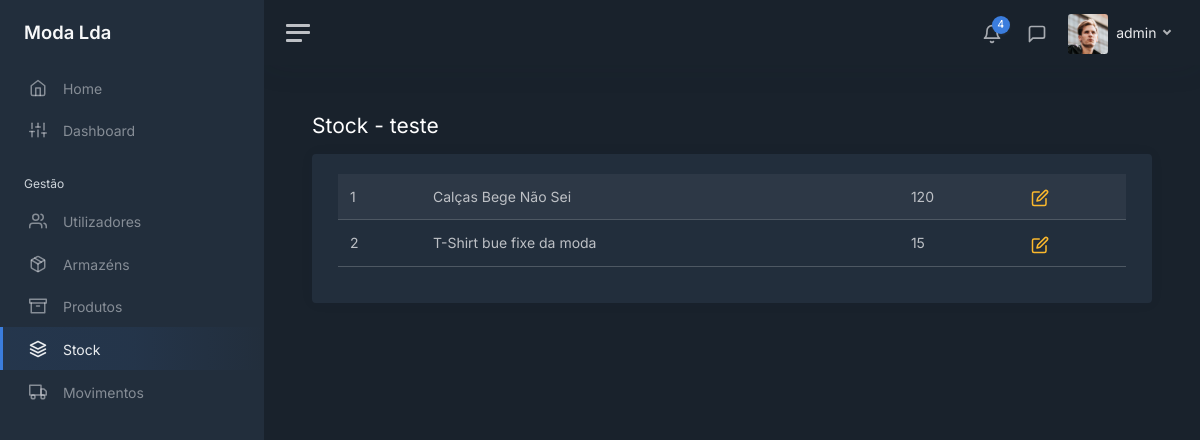
Screenshot of /stock/1/products (signed in) with the database file from the repository.
### modules/login/models.py (models this page shows, shortened)
class User(UserMixin, db.Model):
    __tablename__ = 'users'
    __table_args__ = {'extend_existing': True}
    id = db.Column(db.Integer, primary_key=True)
    username = db.Column(db.String(), unique=True)
    password = db.Column(db.String())
    role = db.Column(db.String())
    last_login = db.Column(db.DateTime, server_default=db.func.now())

### modules/main/models.py (models this page shows, shortened)
class Warehouse(db.Model):
    __tablename__ = 'warehouses'
    __table_args__ = {'extend_existing': True}
    id = db.Column(db.Integer, primary_key=True)
    name = db.Column(db.String(), unique=True)
    address = db.Column(db.String())
    phone = db.Column(db.String())

class Product_Warehouse(db.Model):
    __tablename__ = 'products_warehouses'
    __table_args__ = {'extend_existing': True}
    product_id = db.Column(db.Integer, ForeignKey(Product.id), primary_key=True)
    warehouse_id = db.Column(db.Integer, ForeignKey(Warehouse.id), primary_key=True)
    quantity = db.Column(db.Integer)
    product = relationship('Product', foreign_keys='Product_Warehouse.product_id')
    warehouse = relationship('Warehouse', foreign_keys='Product_Warehouse.warehouse_id')

class Product(db.Model):
    __tablename__ = 'products'
    __table_args__ = {'extend_existing': True}
    id = db.Column(db.Integer, primary_key=True)
    name = db.Column(db.String(), unique=True)
    category = db.Column(db.String())
    color = db.Column(db.String())
    brand = db.Column(db.String())
    min_stock = db.Column(db.Integer())
    max_stock = db.Column(db.Integer())
    last_buy_price = db.Column(db.Float())
    avg_buy_price = db.Column(db.Float())
    sell_price = db.Column(db.Float())
    desc = db.Column(db.String())

### modules/main/views.py (the view)
@bp.route('/stock/<int:id>/products')
@login_required
def view_stock_warehouses(id):
    warehouse = Warehouse.query.filter_by(id=id).first_or_404()
    query = text('''
         SELECT
            products.id as id,
            products.name AS name,
            products_warehouses.quantity AS quantity
        FROM
            products
        LEFT JOIN
            products_warehouses ON products_warehouses.product_id = products.id AND products_warehouses.warehouse_id = :warehouse_id
        LEFT JOIN
            warehouses ON warehouses.id = products_warehouses.warehouse_id
    ''')
    result = db.session.execute(query, {'warehouse_id': id})
    return render_template('stock/stock_table.html', user=current_user, tab="stock", warehouse=warehouse,
                           products=result)

### modules/login/models.py (called while the page is built)
@login_manager.user_loader
def load_user(user_id):
    return User.query.get(int(user_id))

### modules/main/templates/stock/stock_table.html (shortened to what this page needs)
<!DOCTYPE html>
<html lang="en">
<head>
    <link href="/static/css/dashboard.css" rel="stylesheet">
    <link href="https://cdn.datatables.net/1.13.7/css/dataTables.bootstrap5.min.css" rel="stylesheet">
</head>
{% extends 'sidebar.html' %}
{% block content %}
    <div class="row">
        <div class="col float-start">
            <h1 class="h3 mb-3">Stock
                {% if warehouse is not none %}
                    - {{ warehouse.name }}
                {% else %}
                    - Total
                {% endif %}
            </h1>
        </div>
    </div>
    <div class="card">
        <div class="card-body">
            <div class="container-fluid">
                <table id="products" class="table table-striped">
                    <tbody>
                    {% for product in products %}
                        <tr>
                            <td>{{ product.id }}</td>
                            <td>{{ product.name }}</td>
                            {% if product.quantity is not none %}
                                <td>{{ product.quantity }}</td>
                            {% else %}
                                <td>0</td>
                            {% endif %}
                            {% if warehouse is not none %}
                                <td>
                                    <a class="text-decoration-none" href="/stock/{{ warehouse.id }}/products/{{ product.id }}">
                                        <i class="align-middle text-warning" data-feather="edit"></i>
                                    </a>
                                </td>
                            {% endif %}
                        </tr>
                    {% endfor %}
                    </tbody>
                </table>
            </div>
        </div>
    </div>
{% endblock %}

### modules/main/templates/sidebar.html (shortened to what this page needs)
<body data-theme="dark">
<div class="wrapper">
    <nav id="sidebar" class="sidebar js-sidebar">
        <div class="sidebar-content js-simplebar">
            <a class="sidebar-brand" href="/home">
                <span class="align-middle">Moda Lda</span>
            </a>
            <ul class="sidebar-nav">
                <li class="sidebar-item {% if tab == 'home' %}active{% endif %}">
                    <a class="sidebar-link" href="/home">
                        <i class="align-middle" data-feather="home"></i> <span class="align-middle">Home</span>
                    </a>
                </li>
                <li class="sidebar-item {% if tab == 'dashboard' %}active{% endif %}">
                    <a class="sidebar-link" href="/dashboard">
                        <i class="align-middle" data-feather="sliders"></i> <span class="align-middle">Dashboard</span>
                    </a>
                </li>
                <li class="sidebar-header">
                    Gestão
                </li>
                {% if user.role == 'admin' or user.role == 'gerente' %}
                <li class="sidebar-item {% if tab == 'users' %}active{% endif %}">
                    <a class="sidebar-link" href="/users">
                        <i class="align-middle" data-feather="users"></i> <span class="align-middle">Utilizadores</span>
                    </a>
                </li>
                {% endif %}
                {% if user.role == 'admin' or user.role == 'gerente' %}
                <li class="sidebar-item {% if tab == 'warehouses' %}active{% endif %}">
                    <a class="sidebar-link" href="/warehouses">
                        <i class="align-middle" data-feather="package"></i> <span class="align-middle">Armazéns</span>
                    </a>
                </li>
                {% endif %}
                <li class="sidebar-item {% if tab == 'products' %}active{% endif %}">
                    <a class="sidebar-link" href="/products">
                        <i class="align-middle" data-feather="archive"></i> <span class="align-middle">Produtos</span>
                    </a>
                </li>
                <li class="sidebar-item {% if tab == 'stock' %}active{% endif %}">
                    <a class="sidebar-link" href="/stock">
                        <i class="align-middle" data-feather="layers"></i> <span class="align-middle">Stock</span>
                    </a>
                </li>
                <li class="sidebar-item {% if tab == 'movements' %}active{% endif %}">
                    <a class="sidebar-link" href="/movements">
                        <i class="align-middle" data-feather="truck"></i> <span class="align-middle">Movimentos</span>
                    </a>
                </li>
            </ul>
        </div>
    </nav>
    <div class="main">
        <nav class="navbar navbar-expand navbar-light navbar-bg">
            <a class="sidebar-toggle js-sidebar-toggle">
                <i class="hamburger align-self-center"></i>
            </a>
            <div class="navbar-collapse collapse">
                <ul class="navbar-nav navbar-align">
                    <li class="nav-item dropdown">
                        <a class="nav-icon dropdown-toggle" href="#" id="alertsDropdown" data-bs-toggle="dropdown">
                            <div class="position-relative">
                                <i class="align-middle" data-feather="bell"></i>
                                <span class="indicator">4</span>
                            </div>
                        </a>
                    </li>
                    <li class="nav-item dropdown">
                        <a class="nav-icon dropdown-toggle" href="#" id="messagesDropdown" data-bs-toggle="dropdown">
                            <div class="position-relative">
                                <i class="align-middle" data-feather="message-square"></i>
                            </div>
                        </a>
                    </li>
                    <li class="nav-item dropdown">
                        <a class="nav-link dropdown-toggle d-none d-sm-inline-block" href="#" data-bs-toggle="dropdown">
                            <img src="/static/img/avatars/avatar.jpg" class="avatar img-fluid rounded me-1"
                                 alt="{{ user.username }}"/> <span class="text-dark"> {{ user.username }} </span>
                        </a>
                    </li>
                </ul>
            </div>
        </nav>
        <main class="content">
            <div class="container-fluid p-0">
                {% block content %}
                {% endblock %}
            </div>
        </main>
    </div>
</div>
</body>
</html>

### rows the page displays
User: username "admin"
Warehouse: name "teste"
Product_Warehouse: id "1", name "Calças Bege Não Sei", quantity "120"
Product_Warehouse: id "2", name "T-Shirt bue fixe da moda", quantity "15"
